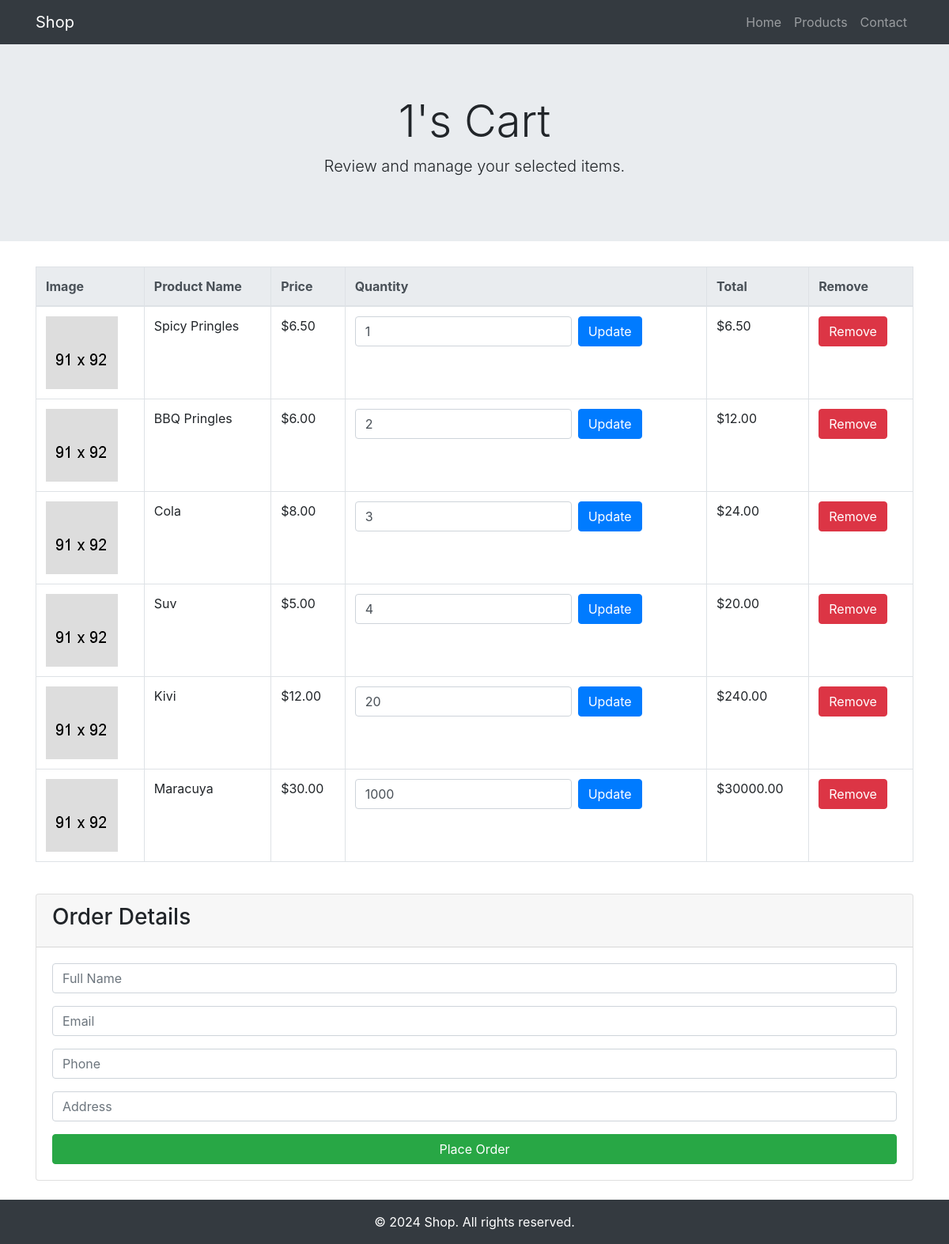
Screenshot of /user/mycart/ (signed in) with the database file from the repository.
### goods/models.py (models this page shows, shortened)
class Cart(models.Model):
    author = models.ForeignKey(User, on_delete=models.SET_NULL, null=True, related_name='carts')
    is_active = models.BooleanField(default=True)
    shopping_date = models.DateTimeField(blank=True, null=True)

class CartProduct(models.Model):
    productImg = models.ForeignKey(ProductImg, on_delete=models.SET_NULL, null=True, related_name='cart_products')
    product = models.ForeignKey(Product, on_delete=models.SET_NULL, null=True)
    cart = models.ForeignKey(Cart, on_delete=models.CASCADE, related_name='cart_products')
    quantity = models.PositiveIntegerField(default=1)
    total_price = models.DecimalField(max_digits=10, decimal_places=2, blank=True, null=True)

class Product(models.Model):
    name = models.CharField(max_length=255)
    quantity = models.PositiveIntegerField(default=1)
    price = models.DecimalField(max_digits=8, decimal_places=2)
    category = models.ForeignKey(Category, on_delete=models.CASCADE, related_name='products')
    description = models.TextField()

### goods/user/views.py (the view)
# urls.py: path('mycart/', views.myCart, name='mycart'),
def myCart(request):
    cart, created = models.Cart.objects.get_or_create(author=request.user, is_active=True)
    cartProduct = models.CartProduct.objects.filter(cart=cart.id)
    context = {}
    context['cart'] = cart
    context['cartpro'] = cartProduct
    return render(request, 'user/detail.html', context)

### templates/user/detail.html (shortened to what this page needs)
<!DOCTYPE html>
{% load static %}
<html lang="en">
<head>
    <link href="https://stackpath.bootstrapcdn.com/bootstrap/4.5.2/css/bootstrap.min.css" rel="stylesheet">
</head>
<body>
    <nav class="navbar navbar-expand-lg navbar-dark bg-dark">
        <div class="container">
            <a class="navbar-brand" href="{% url 'index' %}">Shop</a>
            <div class="collapse navbar-collapse" id="navbarNav">
                <ul class="navbar-nav ml-auto">
                    <li class="nav-item">
                        <a class="nav-link" href="{% url 'index' %}">Home</a>
                    </li>
                    <li class="nav-item">
                        <a class="nav-link" href="#">Products</a>
                    </li>
                    <li class="nav-item">
                        <a class="nav-link" href="#">Contact</a>
                    </li>
                </ul>
            </div>
        </div>
    </nav>
    <div class="jumbotron jumbotron-fluid text-center">
        <div class="container">
            <h1 class="display-4">{{ cart.author.username }}'s Cart</h1>
            <p class="lead">Review and manage your selected items.</p>
        </div>
    </div>
    <div class="container mt-4">
        <div class="table-responsive">
            <table class="table table-bordered table-hover">
                <thead class="thead-light">
                    <tr>
                        <th>Image</th>
                        <th>Product Name</th>
                        <th>Price</th>
                        <th>Quantity</th>
                        <th>Total</th>
                        <th>Remove</th>
                    </tr>
                </thead>
                <tbody>
                    {% for pro in cartpro %}
                    <tr>
                        <td>
                            <a href="#"><img width="91" height="91" src="{% static 'assets/img/cart/cat-img-1.png' %}" alt="Image" class="img-fluid"></a>
                        </td>
                        <td>{{ pro.product.name }}</td>
                        <td>${{ pro.product.price }}</td>
                        <td>
                            <form action="{% url 'substract' pro.id %}" method="POST" class="form-inline">
                                <input type="number" value="{{ pro.quantity }}" name="quantity" min="0" class="form-control mr-2">
                                <button type="submit" class="btn btn-primary">Update</button>
                            </form>
                        </td>
                        <td>${{ pro.total_price }}</td>
                        <td>
                            <a href="{% url 'delete' pro.id %}" class="btn btn-danger">Remove</a>
                        </td>
                    </tr>
                    {% endfor %}
                </tbody>
            </table>
        </div>
        <div class="card mt-4">
            <div class="card-header">
                <h3>Order Details</h3>
            </div>
            <div class="card-body">
                <form action="{% url 'createOrder' cart.id %}" method="post">
                    <div class="form-group">
                        <input type="text" name="full_name" placeholder="Full Name" class="form-control">
                    </div>
                    <div class="form-group">
                        <input type="email" name="email" placeholder="Email" class="form-control">
                    </div>
                    <div class="form-group">
                        <input type="text" name="phone" placeholder="Phone" class="form-control">
                    </div>
                    <div class="form-group">
                        <input type="text" name="address" placeholder="Address" class="form-control">
                    </div>
                    <button type="submit" class="btn btn-success btn-block">Place Order</button>
                </form>
            </div>
        </div>
    </div>
    <footer class="bg-dark text-white text-center py-3 mt-4">
        <div class="container">
            <p class="mb-0">© 2024 Shop. All rights reserved.</p>
        </div>
    </footer>
</body>
</html>

### rows the page displays
Cart: author.username "1"
CartProduct: product.name "Spicy Pringles", product.price "6.50", quantity "1", total_price "6.50"
CartProduct: product.name "BBQ Pringles", product.price "6.00", quantity "2", total_price "12.00"
CartProduct: product.name "Cola", product.price "8.00", quantity "3", total_price "24.00"
CartProduct: product.name "Suv", product.price "5.00", quantity "4", total_price "20.00"
CartProduct: product.name "Kivi", product.price "12.00", quantity "20", total_price "240.00"
CartProduct: product.name "Maracuya", product.price "30.00", quantity "1000", total_price "30000.00"
